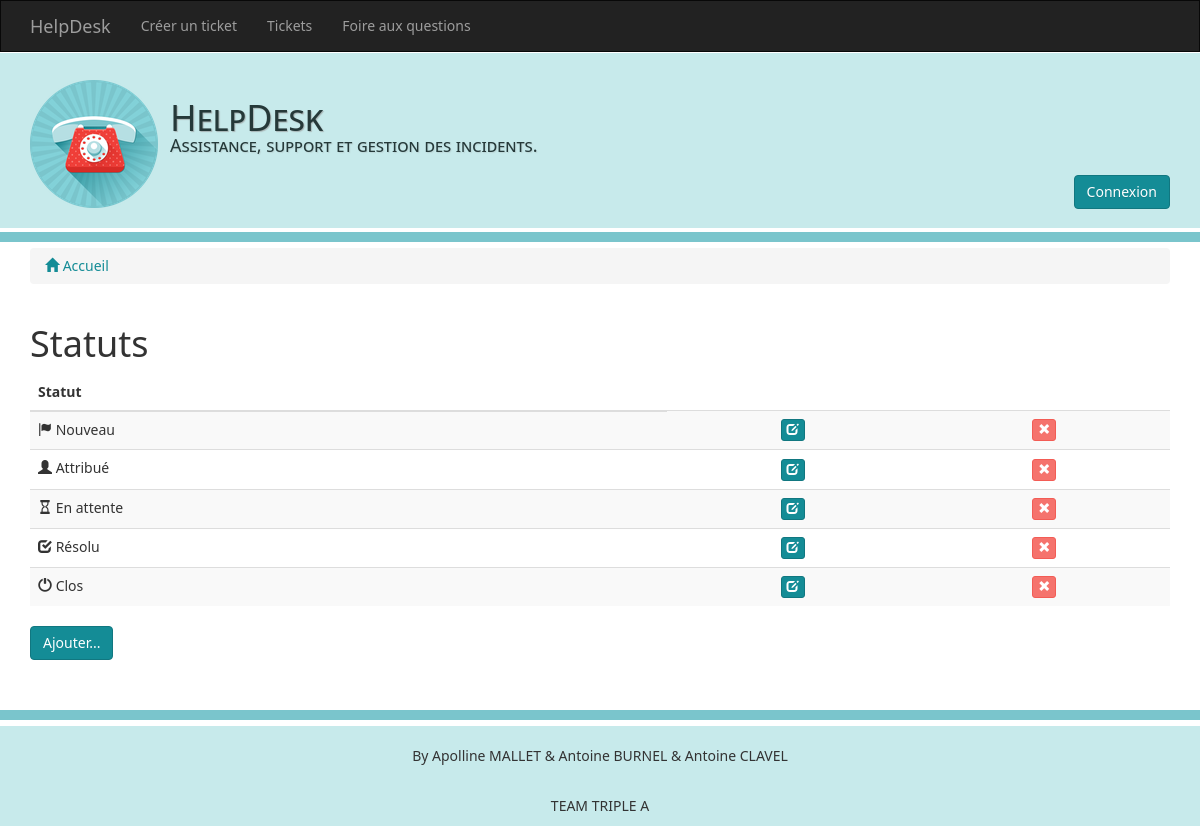
The app's page /statuts with its own data.
### tables this page shows
CREATE TABLE IF NOT EXISTS `statut` (
`id` int(11) NOT NULL,
  `libelle` varchar(30) NOT NULL,
  `ordre` int(11) NOT NULL,
  `icon` varchar(20) NOT NULL
);

### app/config.php (called while the page is built)
<?php
return array(
		"siteUrl"=>"http://127.0.0.1/helpdesk/",
		"documentRoot"=>"DefaultC",
		"database"=>[
				"dbName"=>"helpdesk-TripleA",
				"serverName"=>"127.0.0.1",
				"port"=>"3306",
				"user"=>"root",
				"password"=>""
		],
		"directories"=>["my","tests"],
		"test"=>true
);

### app/micro/controllers/Autoloader.php (called while the page is built, shortened)
<?php
class Autoloader{
	public static function autoload($class){
		global $config;
		$find=false;
		if(file_exists(ROOT.DS."controllers".DS.$class.".php")){
			$find=true;
		}
		else if(file_exists(ROOT.DS."models".DS.$class.".php")){
			$find=true;
		}
		else if(file_exists(ROOT.DS."framework".DS.$class.".php")){
			require_once(ROOT.DS."framework".DS.$class.".php");
			$find=true;
		}
		else{
			foreach ($config["directories"] as $directory){
				if(file_exists(ROOT.DS.$directory.DS.$class.".php")){
					$find=true;
					break;
				}
			}
		}
		if($find===false){
			$nameSpace = explode('\\', $class);
			foreach($nameSpace as $key =>  $value){
				$keys=array_keys($nameSpace);
				if(end($keys) !== $key){
					$nameSpace[$key] = strtolower($value);
				}
			}
			$class = implode(DS, $nameSpace);
		}
	}
}

### app/micro/utils/RequestUtils.php (called while the page is built, shortened)
<?php
class RequestUtils{
	public static function isAjax(){
		return (!empty($_SERVER['HTTP_X_REQUESTED_WITH']) && strtolower($_SERVER['HTTP_X_REQUESTED_WITH']) == 'xmlhttprequest');
	}
}

### app/controllers/Statuts.php (called while the page is built, shortened)
<?php
class Statuts extends \_DefaultController {
	public function Statuts(){
		$this->title="Statuts";
		$this->model="Statut";
	}
}

### app/micro/orm/Reflexion.php (called while the page is built, shortened)
<?php
require_once ROOT.DS.'micro/addendum/annotations.php';
class Reflexion{
	public static function getProperties($instance){
		$reflect = new \ReflectionClass($instance);
		$props   = $reflect->getProperties();
		return $props;
	}
	public static function getAnnotationMember($class,$member,$annotation)
	{
		$rap=new \ReflectionAnnotatedProperty($class, $member);
		if($rap!=null)
			$annot=$rap->getAnnotation($annotation);
		return $annot;
	}
	public static function getMembersWithAnnotation($class,$annotation){
		$props=Reflexion::getProperties(new $class());
		$ret=array();
		return $ret;
	}
}

### app/micro/addendum/annotations.php (called while the page is built, shortened)
<?php
	class AnnotationsCollection {
		private $annotations;
		public function __construct($annotations) {
			$this->annotations = $annotations;
		}
		public function getAnnotation($class) {
			$class = Addendum::resolveClassName($class);
			return isset($this->annotations[$class]) ? end($this->annotations[$class]) : false;
		}
	}
	class AnnotationsBuilder {
		private static $cache = array();
		public function build($targetReflection) {
			$data = $this->parse($targetReflection);
			$annotations = array();
			return new AnnotationsCollection($annotations);
		}
		private function parse($reflection) {
			$key = $this->createName($reflection);
			if(!isset(self::$cache[$key])) {
				$parser = new AnnotationsMatcher;
				self::$cache[$key] = $data;
			}
			return self::$cache[$key];
		}
		private function createName($target) {
			if($target instanceof ReflectionMethod) {
				return $target->getDeclaringClass()->getName().'::'.$target->getName();
			} elseif($target instanceof ReflectionProperty) {
				return $target->getDeclaringClass()->getName().'::$'.$target->getName();
			} else {
				return $target->getName();
			}
		}
		protected function getDocComment($reflection) {
			return Addendum::getDocComment($reflection);
		}
	}
	class ReflectionAnnotatedClass extends ReflectionClass {
		private $annotations;
		public function __construct($class) {
			$this->annotations = $this->createAnnotationBuilder()->build($this);
		}
		public function getAnnotation($annotation) {
			return $this->annotations->getAnnotation($annotation);
		}
		protected function createAnnotationBuilder() {
			return new AnnotationsBuilder();
		}
	}
	class ReflectionAnnotatedProperty extends ReflectionProperty {
		private $annotations;
		public function __construct($class, $name) {
			$this->annotations = $this->createAnnotationBuilder()->build($this);
		}
		public function getAnnotation($annotation) {
			return $this->annotations->getAnnotation($annotation);
		}
		public function getDeclaringClass() {
			$class = parent::getDeclaringClass();
			return new ReflectionAnnotatedClass($class->getName());
		}
		protected function createAnnotationBuilder() {
			return new AnnotationsBuilder();
		}
	}
	class Addendum {
		private static $rawMode;
		private static $classnames = array();
		private static $annotations = false;
		public static function getDocComment($reflection) {
			if(self::checkRawDocCommentParsingNeeded()) {
				$docComment = new DocComment();
				return $docComment->get($reflection);
			} else {
				return $reflection->getDocComment();
			}
		}
		private static function checkRawDocCommentParsingNeeded() {
			if(self::$rawMode === null) {
				$reflection = new ReflectionClass('Addendum');
				$method = $reflection->getMethod('checkRawDocCommentParsingNeeded');
			}
			return self::$rawMode;
		}
		public static function setRawMode($enabled = true) {
			if($enabled) {
				require_once(dirname(__FILE__).'/annotations/doc_comment.php');
			}
			self::$rawMode = $enabled;
		}
		public static function resolveClassName($class) {
			if(isset(self::$classnames[$class])) return self::$classnames[$class];
			$matching = array();
			foreach(self::getDeclaredAnnotations() as $declared) {
				if($declared == $class) {
					$matching[] = $declared;
				} else {
					$pos = strrpos($declared, "_$class");
				}
			}
			$result = null;
			switch(count($matching)) {
				case 1: $result = $matching[0]; break;
			}
			self::$classnames[$class] = $result;
			return $result;
		}
		private static function getDeclaredAnnotations() {
			if(!self::$annotations) {
				self::$annotations = array();
				foreach(get_declared_classes() as $class) {
					if(is_subclass_of($class, 'Annotation') || $class == 'Annotation') self::$annotations[] = $class;
				}
			}
			return self::$annotations;
		}
	}
?>

### app/micro/addendum/annotations/doc_comment.php (called while the page is built, shortened)
<?php
	class DocComment {
		private static $classes = array();
		private static $fields = array();
		public function get($reflection) {
			if($reflection instanceof ReflectionClass) {
				return $this->forClass($reflection);
			} elseif($reflection instanceof ReflectionMethod) {
				return $this->forMethod($reflection);
			} elseif($reflection instanceof ReflectionProperty) {
				return $this->forProperty($reflection);
			}
		}
		public function forClass($reflection) {
			$name = $reflection->getName();
			return isset(self::$classes[$name]) ? self::$classes[$name] : false;
		}
		public function forProperty($reflection) {
			$class = $reflection->getDeclaringClass()->getName();
			$field = $reflection->getName();
			return isset(self::$fields[$class][$field]) ? self::$fields[$class][$field] : false;
		}
		protected function parse($file) {
			$tokens = $this->getTokens($file);
			$max = count($tokens);
			$i = 0;
			while($i < $max) {
				$token = $tokens[$i];
				if(is_array($token)) {
					list($code, $value) = $token;
					switch($code) {
						case T_CLASS:
							$class = $this->getString($tokens, $i, $max);
							break;
						case T_VARIABLE:
							if($comment !== false) {
								$field = substr($token[1], 1);
								self::$fields[$class][$field] = $comment;
								$comment = false;
							}
							break;
						case T_FUNCTION:
							if($comment !== false) {
								$function = $this->getString($tokens, $i, $max);
								self::$methods[$class][$function] = $comment;
								$comment = false;
							}
							break;
						case T_WHITESPACE:
						case T_PUBLIC:
						case T_PROTECTED:
						case T_PRIVATE:
						case T_ABSTRACT:
						case T_FINAL:
						case T_VAR:
							break;
						default:
							$comment = false;
							break;
					}
				} else {
					$comment = false;
				}
				$i++;
			}
		}
		private function getString($tokens, &$i, $max) {
			do {
				$token = $tokens[$i];
				$i++;
				if(is_array($token)) {
					if($token[0] == T_STRING) {
						return $token[1];
					}
				}
			} while($i <= $max);
			return false;
		}
		private function getTokens($file) {
			return token_get_all(file_get_contents($file));
		}
	}
?>

### app/models/Statut.php (the view, shortened to what this page needs)
<?php
class Statut extends Base{
	private $libelle;
	private $icon;
	public function setLibelle($libelle) {
		$this->libelle=$libelle;
		return $this;
	}
	public function toString(){
		return "<span class='glyphicon glyphicon-".$this->icon."' aria-hidden='true'></span>&nbsp;".$this->libelle;
	}
	public function setIcon($icon) {
		$this->icon=$icon;
		return $this;
	}
}

### app/controllers/_DefaultController.php (shortened to what this page needs)
<?php
class _DefaultController extends BaseController {
	protected $model;
	protected $title;
	public function index($message=null){
		global $config;
		$baseHref=get_class($this);
		$objects=DAO::getAll($this->model);
		echo "<table class='table table-striped'>";
		echo "<thead><tr><th>".$this->model."</th></tr></thead>";
		echo "<tbody>";
		foreach ($objects as $object){
			echo "<tr>";
			echo "<td>".$object->toString()."</td>";
			echo "<td class='td-center'><a class='btn btn-primary btn-xs' href='".$baseHref."/frm/".$object->getId()."'><span class='glyphicon glyphicon-edit' aria-hidden='true'></span></a></td>".
			"<td class='td-center'><a class='btn btn-warning btn-xs' href='".$baseHref."/delete/".$object->getId()."'><span class='glyphicon glyphicon-remove' aria-hidden='true'></span></a></td>";
			echo "</tr>";
		}
		echo "</tbody>";
		echo "</table>";
		echo "<a class='btn btn-primary' href='".$config["siteUrl"].$baseHref."/frm'>Ajouter...</a>";
	}
	public function initialize() {
		if(!RequestUtils::isAjax()){
			echo "<div class='container'>";
			echo "<h1>".$this->title."</h1>";
		}
	}
	public function finalize() {
		if(!RequestUtils::isAjax()){
			echo "</div>";
		}
	}
}

### assets/css/styles.css (style rules this page uses)
body { font-weight: 400; }
.td-center { text-align: center; }

### records on screen
statut: libelle "Nouveau"
statut: libelle "Attribué"
statut: libelle "En attente"
statut: libelle "Résolu"
statut: libelle "Clos"

### other values on screen
$this->title "Statuts"
$this->model "Statut"
